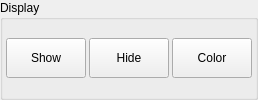
        <widget class="QGroupBox" name="groupBox">
         <property name="title">
          <string>Display</string>
         </property>
         <layout class="QHBoxLayout" name="horizontalLayout_2">
          <property name="spacing">
           <number>3</number>
          </property>
          <property name="leftMargin">
           <number>3</number>
          </property>
          <property name="topMargin">
           <number>3</number>
          </property>
          <property name="rightMargin">
           <number>3</number>
          </property>
          <property name="bottomMargin">
           <number>3</number>
          </property>
          <item>
           <widget class="QPushButton" name="uiShowLayerBTN">
            <property name="minimumSize">
             <size>
              <width>0</width>
              <height>40</height>
             </size>
            </property>
            <property name="text">
             <string>Show</string>
            </property>
           </widget>
          </item>
          <item>
           <widget class="QPushButton" name="uiHideLayerBTN">
            <property name="minimumSize">
             <size>
              <width>0</width>
              <height>40</height>
             </size>
            </property>
            <property name="text">
             <string>Hide</string>
            </property>
           </widget>
          </item>
          <item>
           <widget class="QPushButton" name="uiColor">
            <property name="minimumSize">
             <size>
              <width>0</width>
              <height>40</height>
             </size>
            </property>
            <property name="text">
             <string>Color</string>
            </property>
           </widget>
          </item>
         </layout>
        </widget>
